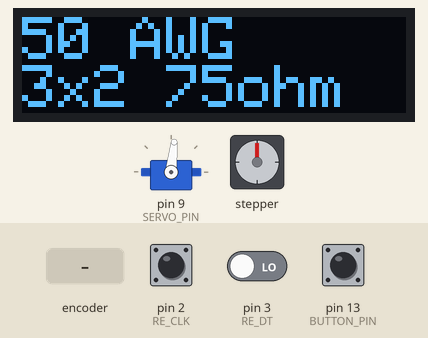
The sketch below on a simulated Arduino Uno, built with avr-gcc and run on an emulated ATmega328P. On the bench: 128×32 one-colour display, servo, stepper motor. The inputs (shaded band) are chosen by the test bench; at power-on: pin 13 (BUTTON_PIN) HIGH, pin 2 (RE_CLK) HIGH, pin 3 (RE_DT) LOW. Stepper angles assume 24 steps per turn; what the sketch prints to the serial monitor is not drawn.

Above: at 3.2 s.
3.3 s: pin 13 (BUTTON_PIN) pulled LOW for 0.15 s
At 3.63 s:
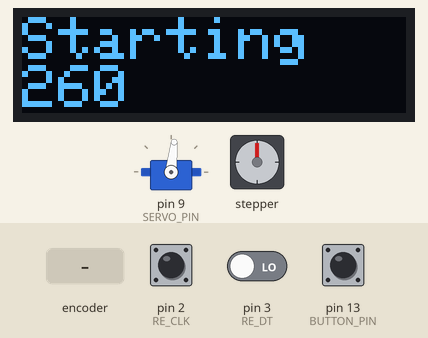
5.9 s: pin 13 (BUTTON_PIN) pulled LOW for 1 s
At 7.8 s:
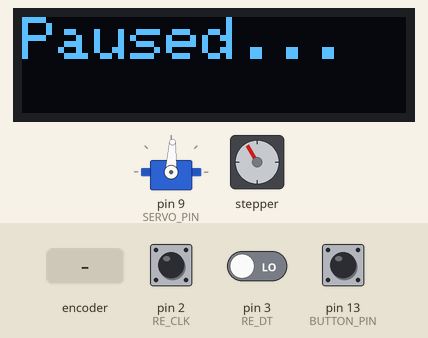
8.4 s: rotary encoder on pin 2 (RE_CLK) / pin 3 (RE_DT) turned 3 steps (first pin leading)
At 10.1 s:
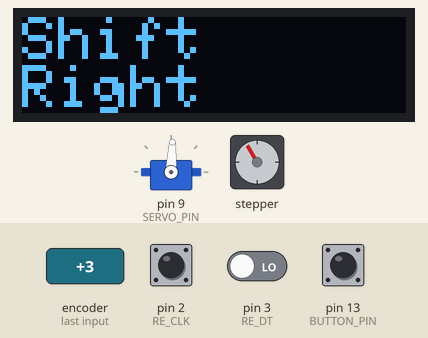
10.5 s: rotary encoder on pin 2 (RE_CLK) / pin 3 (RE_DT) turned 1 step (first pin leading)
At 11.5 s:
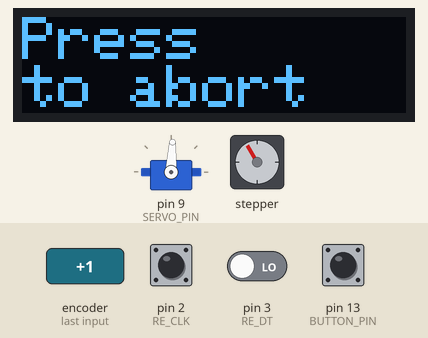
12.2 s: pin 13 (BUTTON_PIN) pulled LOW for 0.15 s
At 13.3 s:
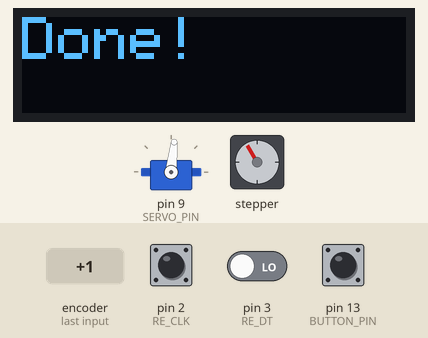
15.3 s: pin 13 (BUTTON_PIN) pulled LOW for 3.2 s
At 19.0 s:
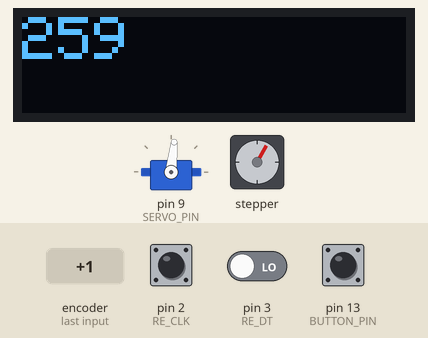
Timing chart, 0 to 34.5 s (numbered marks = the images above; inputs shaded):
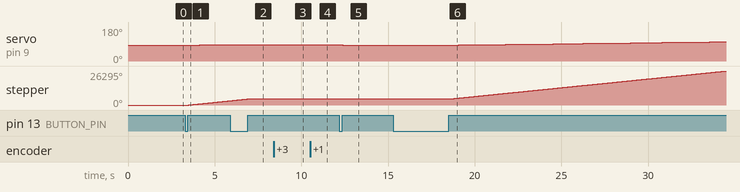

The sketch:

CoilWinder.ino
```cpp
// (licence header left out)
#include <Arduino.h>
#include <AsyncServoLib.h>
#include <SPI.h>
#include <Wire.h>
#include <Adafruit_GFX.h>
#include <Adafruit_SSD1306.h>

#define	VERSION	"v1.1"

#define SCREEN_WIDTH 128 // OLED display width, in pixels
#define SCREEN_HEIGHT 32 // OLED display height, in pixels

// Declaration for an SSD1306 display connected to I2C (SDA, SCL pins)
// The pins for I2C are defined by the Wire-library.
// On an arduino UNO:       A4(SDA), A5(SCL)
// On an arduino MEGA 2560: 20(SDA), 21(SCL)
// On an arduino LEONARDO:   2(SDA),  3(SCL), ...
#define OLED_RESET     -1 // Reset pin # (or -1 if sharing Arduino reset pin)
#define SCREEN_ADDRESS 0x3C ///< See datasheet for Address; 0x3D for 128x64, 0x3C for 128x32
Adafruit_SSD1306 display(SCREEN_WIDTH, SCREEN_HEIGHT, &Wire, OLED_RESET);

// Output pin for servo
#define SERVO_PIN 9
// this pin should connect to Ground for a button press
#define BUTTON_PIN 13

// Motor steps per revolution. Most steppers are 200 steps or 1.8 degrees/step
#define MOTOR_STEPS 24
// Microstepping mode. If you hardwired it to save pins, set to the same value here.
#define MICROSTEPS 1
// was 16

// Output pins for stepper motor control (STEP and DIR)
#define DIR 6
#define STEP 7

// Input pins for rotary encoder CLK and DT
#define RE_CLK  2
#define RE_DT  3

int counter = 0;
int currentStateCLK;
int lastStateCLK;
String currentDir = "";

// DRV8834 board mimics the A4988
#include "A4988.h"
#define MS1 10
#define MS2 11
#define MS3 12
A4988 stepper(MOTOR_STEPS, DIR, STEP ); //, SLEEP, MS1, MS2, MS3);

AsyncServo asyncServo;
/*
  Constants defining the input range for the guiding eye servo position.
  These are the ranges of the sweep_left and sweep_right values in the coilProgram array.
  They will be normalized to actual servo pulse width values in us by the AsyncServoLib library
*/
#define MIN_SWEEP 0
#define MID_SWEEP 700
#define MAX_SWEEP 1400
/*
  Constants defining the actual pulse width in us that your servo will tolerate
  as the minimum (left) position, middle, and maximum (right) position.
*/
#define MIN_SERVO 800
#define MID_SERVO 1500
#define MAX_SERVO 2200

typedef struct
{
  const char *description;  // Text shown on display
  unsigned  spindle_rpm;    // RPM of spindle
  unsigned  sweep_time;     // Time in ms to sweep the guiding eye servo from the left to the right extents
  unsigned  num_winds;      // Total number of winds in the coil
  unsigned  sweep_left;     // Servo pulse width in us of the left extent of the guiding eye servo
  unsigned  sweep_right;    // Servo pulse width in us of the right extent of the guiding eye servo
} COIL;

#define NUM_PROG  12
COIL coilPrograms[NUM_PROG] = {
  {"Calibrate\nSweep", 480, 5000, 10000, MID_SWEEP, MID_SWEEP }, // 1400, 1600
  {"50 AWG\n3x2 75ohm", 250, 19200, 260, 610, 790 },
  {"50 AWG\n3x2 150ohm", 250, 19200, 520, 610, 790 },
  {"44.5 AWG\n3x3 50ohm", 480, 7911, 396, 525, 875},
  {"42.5 AWG\n3x3 40ohm", 480, 6270, 544, 525, 875},
  {"44 AWG\n3x3 150ohm", 100, 13326, 1338, 610, 790},
  {"48 AWG\n3x2 75 ohm", 80, 13326, 328, 610, 790},
  {"48 AWG\n3x3 150ohm", 80, 13326, 645, 610, 790},
  {"48 AWG\n2.4x2 75ohm", 80, 13326, 397, 610, 790 },
  {"42.5 AWG\nSpool", 480, 6270, 10000, 525, 875 },
  {"44 AWG\nSpool", 400, 18459, 10000, 525, 875 }, //7911
  {"49 AWG\nSpool", 60, 13326, 10000, 525, 875}
};

typedef enum { SELECT_MODE, WIND_MODE, CALIBRATE_MODE, PAUSED_MODE } MODE;
typedef enum  {  STARTING, RUNNING, SHIFT_LEFT, SHIFT_RIGHT, PAUSED, ABORTING, DONE } STATE;

typedef struct
{
  const char *description;
  STATE  next_state;
} MENU;

#define NUM_PAUSED_MENU 5
const MENU pauseMenu[NUM_PAUSED_MENU] = {
  {"Paused...", PAUSED },
  {"Press\nto resume", RUNNING },
  {"Shift\nLeft", SHIFT_LEFT },
  {"Shift\nRight", SHIFT_RIGHT },
  {"Press\nto abort", DONE }
};


STATE state = STARTING;
MODE mode = SELECT_MODE;


unsigned calibrate_position = MID_SWEEP;

unsigned program = 1;     // Which program is selected
unsigned menu_item = 0;   // Which menu item is selected (for paused menu)
unsigned wind_count = 0;
unsigned layer_count = 0;
boolean isPaused = false;

void setup() {
  unsigned button_press = 0;

  // Setup Stepper motor driver
  stepper.setEnableActiveState(LOW);
  stepper.disable();
  stepper.setSpeedProfile( stepper.CONSTANT_SPEED, 1, 1 ) ;
  stepper.begin(coilPrograms[program].spindle_rpm, MICROSTEPS);

  Serial.begin(115200);
  Serial.println("RESET");

  // Setup OLED display
  // SSD1306_SWITCHCAPVCC = generate display voltage from 3.3V internally
  if (!display.begin(SSD1306_SWITCHCAPVCC, SCREEN_ADDRESS)) {
    Serial.println(F("SSD1306 allocation failed"));
    for (;;); // Don't proceed, loop forever
  }
  display.clearDisplay();
  display.setTextSize(2);
  display.setTextColor(SSD1306_WHITE);
  display.setCursor(0, 0);
  display.println("CoilWinder"); display.println(VERSION);
  display.display();

  // Setup rotary encoder
  pinMode(BUTTON_PIN, INPUT_PULLUP);
  pinMode(RE_CLK, INPUT);
  pinMode(RE_DT, INPUT);
  lastStateCLK = digitalRead(RE_CLK);
  attachInterrupt(0, updateEncoder, CHANGE );
  attachInterrupt(1, updateEncoder, CHANGE );

  // Setup servo
  // The asyncServoLib normalizes the input position to an actual set of pulse widths.
  asyncServo.SetInput( MIN_SWEEP, MID_SWEEP, MAX_SWEEP);     // Max Left, center, and max right extents in coilPrograms
  asyncServo.SetOutput(MIN_SERVO, MID_SERVO, MAX_SERVO);     // Actual left, center, and right pulse widths in us that are sent to servo
  asyncServo.write(coilPrograms[program].sweep_left);
  asyncServo.Attach(SERVO_PIN);
  delay(2000);
  //asyncServo.Detach();

  // Initialize the state machine
  mode = SELECT_MODE;
  state = STARTING;
}

/*
  Interrupt routine that handles rotation of the rotary encoder
*/
void updateEncoder() {
  // Read the current state of RE_CLK
  currentStateCLK = digitalRead(RE_CLK);

  // If last and current state of CLK are different, then pulse occurred
  // React to only 1 state change to avoid double count
  if (currentStateCLK != lastStateCLK  && currentStateCLK == 1){

    switch (mode )
    {
      case PAUSED_MODE:
        // If the DT state is the same as the CLK state then
        // the encoder is rotating CCW so decrement
        if (digitalRead(RE_DT) == currentStateCLK) {
          if ( menu_item == 0 ) {
            menu_item = NUM_PAUSED_MENU;
          }
          menu_item --;
        } else {
        // Encoder is rotating CW so increment
          menu_item ++;
          if ( menu_item >= NUM_PAUSED_MENU ) {
            menu_item = 0;
          }
        }
        break;
      case SELECT_MODE:
        // If the DT state is the same as the CLK state then
        // the encoder is rotating CCW so decrement
        if (digitalRead(RE_DT) == currentStateCLK) {
          if ( program == 0 ) {
            program = NUM_PROG;
          }
          program --;
        } else {
        // Encoder is rotating CW so increment
          program ++;
          if ( program >= NUM_PROG ) {
            program = 0;
          }
        }
        case CALIBRATE_MODE:
        // If the DT state is the same as the CLK state then
        // the encoder is rotating CCW so decrement
        if (digitalRead(RE_DT) == currentStateCLK) {
          if ( calibrate_position == 0 ) {
            calibrate_position = MAX_SWEEP;
          }
          else {
            calibrate_position --;
          }
        } else {
        // Encoder is rotating CW so increment
          calibrate_position ++;
          if ( calibrate_position >= MAX_SWEEP ) {
            calibrate_position = 0;
          }
        }
        break;
    }
  }

  // Remember last CLK state
  lastStateCLK = currentStateCLK;
}

/*
  This routine is called by the AsyncServoLib when the guiding eye hits the left extent.  It tells the asyncServo object
  to start moving towards the right extent
*/
void guidingEye_at_left()
{
  //Serial.print("Left: " );
  //Serial.println(layer_count);
  layer_count++;
  asyncServo.Move(coilPrograms[program].sweep_right, coilPrograms[program].sweep_time, guidingEye_at_right );

}

/*
  This routine is called by the AsyncServoLib when the guding eye hits the right extent.  It tells the asyncServo object
  to start moving towards the left extent
*/
void guidingEye_at_right()
{
  //Serial.println("Right");
  layer_count++;
  asyncServo.Move(coilPrograms[program].sweep_left, coilPrograms[program].sweep_time, guidingEye_at_left );
}

boolean buttonActive = false;


/*
  Wind mode processing loop.  This loop is a state machine that handles different states during a coil wind, including
  when the winding has been paused.

  It handles display updates, checking for button presses, turning the stepper motor on or off,
  and turning the guiding eye servo on or off.

  Transitions to PAUSE_MODE when the button is pressed, or SELECT_MODE when the coil wind is done
*/
void wind_loop() {
  unsigned wait_time_micros;

  if ( digitalRead( BUTTON_PIN ) == LOW ) {
     buttonActive = true;
  }
  else {
    if ( buttonActive ) {
      asyncServo.Pause();
      mode = PAUSED_MODE;
      isPaused = true;
      buttonActive = false;
      return;
      //GOTO PAUSE MENU
    }
  }

  switch ( state ) {
    case PAUSED:
      isPaused = true;
      mode = PAUSED_MODE;
      display.clearDisplay();
      display.setCursor(0, 0);
      display.println("Paused");
      display.println(wind_count);
      display.display();
      break;
    case SHIFT_LEFT:
      coilPrograms[program].sweep_left -= 5;
      coilPrograms[program].sweep_right -= 5;
      state = RUNNING;
      break;
    case SHIFT_RIGHT:
      coilPrograms[program].sweep_left += 5;
      coilPrograms[program].sweep_right +=5 ;
      state = RUNNING;
      break;
    case STARTING:
      wind_count = coilPrograms[program].num_winds;
      display.clearDisplay();
      display.setCursor(0, 0);
      display.println("Starting");
      display.println(wind_count);
      display.display();
      Serial.println("START");
      asyncServo.write(coilPrograms[program].sweep_left);
      asyncServo.Attach(SERVO_PIN);
      stepper.begin(coilPrograms[program].spindle_rpm, MICROSTEPS);
      stepper.enable();
      guidingEye_at_left();
      stepper.startRotate(360);
      state = RUNNING;
      break;
    case RUNNING:
      if ( isPaused == true ) {
        asyncServo.Resume();
        isPaused = false;
      }
      wait_time_micros = stepper.nextAction();
      if (wait_time_micros <= 0) {
        stepper.startRotate( 360 );
        wind_count--;
        //Serial.print("Layer: ");
        //Serial.print(layer_count);
        //Serial.print(" Wind: ");
        //Serial.println(wind_count);
        display.clearDisplay();
        display.setCursor(0, 0);
        display.println(wind_count);
        display.display();
      }
      if ( isPaused == true ) {
        asyncServo.Resume();
        isPaused = false;
      }
      asyncServo.Update();

      if ( wind_count <= 0  ) {
        state = DONE;
      }
      break;
    case DONE:
      stepper.disable();
      asyncServo.Stop();
      asyncServo.write( coilPrograms[program].sweep_left );
      Serial.println("Done");
      display.clearDisplay();
      display.setCursor(0, 0);
      display.println("Done!");
      display.display();
      delay(5000);
      state = STARTING;
      mode = SELECT_MODE;
      asyncServo.Detach();
      buttonActive = false;
      break;
  }
}

/*
  Calibrate mode processing loop.  This mode is used to determine the exact values for the left and right extents of the
  guiding eye to be used as the 'sweep_left' and 'sweep_right' values in the coilPrograms coil program.

  The value on the display is the current servo position in microseconds.

  Clicking the button will stop calibration mode and go back to the main menu.
*/
void calibrate_loop()
{
  unsigned wait_time_micros = 0;

  if ( digitalRead( BUTTON_PIN ) == LOW ) {
     buttonActive = true;
  }
  else {
    if ( buttonActive ) {
      asyncServo.Pause();
      mode = WIND_MODE;
      state = DONE;
      buttonActive = false;
      return;
      //GOTO WIND_MODE and stop the program
    }
  }
  switch ( state )
  {
    case STARTING:
      display.clearDisplay();
      display.setCursor(0, 0);
      display.println("Calibrating.....");
      display.display();
      Serial.println("START Calibrate");
      delay(1000);
      asyncServo.write(0);
      asyncServo.Attach(SERVO_PIN);
      //stepper.begin(coilPrograms[program].spindle_rpm, MICROSTEPS);
      //stepper.enable();
      //guidingEye_at_left();
      //stepper.startRotate(360);
      state = RUNNING;
      break;
    case RUNNING:
      //wait_time_micros = stepper.nextAction();
      //if (wait_time_micros <= 0) {
      //  stepper.startRotate( 360 );
      //}
      asyncServo.write( calibrate_position );
      display.clearDisplay();
      display.setCursor(0, 0);
      display.println(asyncServo.GetCurrentPosition());
      display.display();
      //if ( old_state == PAUSED || old_state == ABORTING ) {
      //  asyncServo.Resume();
      //}
      //asyncServo.Update();
      break;
  }
}

/*
  Main menu processing loop.  Scroll through the programs with the knob, and listen for button press events
  to select the program and start a wind, or to enter calibration mode to get the values for the guiding eye extents

  Transitions to either WIND_MODE for a coil wind for CALIBRATE_MODE to calibrate the guiding eye extents
*/
void select_loop()
{
    if ( digitalRead( BUTTON_PIN ) == LOW ) {
      if ( buttonActive == false ) {
        buttonActive = true;
        Serial.println( "Button pressed");
        //buttonTimer = millis();
      }
    }
    else {
      if ( buttonActive == true ) {
        buttonActive = false;
        Serial.println( "Button released" );
        if ( program == 0 ) {
          mode = CALIBRATE_MODE;
        }
        else {
          mode = WIND_MODE;
        }
        state = STARTING;
      }
    }
    display.clearDisplay();
    display.setCursor(0, 0);
    display.println(coilPrograms[program].description);
    asyncServo.write(coilPrograms[program].sweep_left);
    display.display();
}

/*
  Puased menu processing.  Scroll through the paused menu options, and check for button presses.
  The paused menu is invoked when you click the button during a winding program, and lets you either abort the
  wind, or slide the guiding eye extents left or right if your widing form is not correctly aligned to the guiding eye.

  Transitions back to WIND_MODE after a button click.
*/
void paused_loop()
{
    if ( digitalRead( BUTTON_PIN ) == LOW ) {
      if ( buttonActive == false ) {
        buttonActive = true;
        Serial.println( "Button pressed");
        //buttonTimer = millis();
      }
    }
    else {
      if ( buttonActive == true ) {
        buttonActive = false;
        Serial.println( "Button released" );
        state = pauseMenu[menu_item].next_state;
        mode = WIND_MODE;
        menu_item = 0;
      }
    }
    display.clearDisplay();
    display.setCursor(0, 0);
    display.println(pauseMenu[menu_item].description);
    display.display();
}

void loop()
{
  switch ( mode )
  {
    // Mode when selecting the program
    case SELECT_MODE:
      select_loop();
      break;
    // Mode when paused during a program (invoked by clicking the button)
    case PAUSED_MODE:
      paused_loop();
      break;
    // Mode when a coil is being wound
    case WIND_MODE:
      wind_loop();
      break;
    // Mode used by program 0 to calibrate the guiding eye sweep extents
    case CALIBRATE_MODE:
      calibrate_loop();
      break;
  }
}
```

Measured:
- after the input at 3.3 s, servo on pin 9 (SERVO_PIN): 84° → 85° after 0.83 s, → 86° 1.1 s later; stepper: keeps turning clockwise at about 1368°/s, starting after 0.19 s; the display: changes after 0.18 s (image 1)
- after the input at 5.9 s, servo on pin 9 (SERVO_PIN): goes on until 6.3 s, then stays 87°; stepper: goes on until 6.9 s, then stays 4650°; the display: first differs from a run without the input after 1.0 s (image 2)
- after the input at 8.4 s, the display: first changes after 0.07 s (image 3 shows a later state)
- after the input at 10.5 s, the display: changes after 0.08 s (image 4)
- after the input at 12.2 s, servo on pin 9 (SERVO_PIN): 87° → 84° after 0.19 s; the display: first changes after 0.17 s (image 5 shows a later state)
- after the input at 15.3 s, servo on pin 9 (SERVO_PIN): moves from 84° to 101° over 14.5 s, starting after 3.8 s; stepper: keeps turning clockwise at about 1357°/s, starting after 3.3 s; the display: first differs from a run without the input after 3.2 s (image 6 shows a later state)
